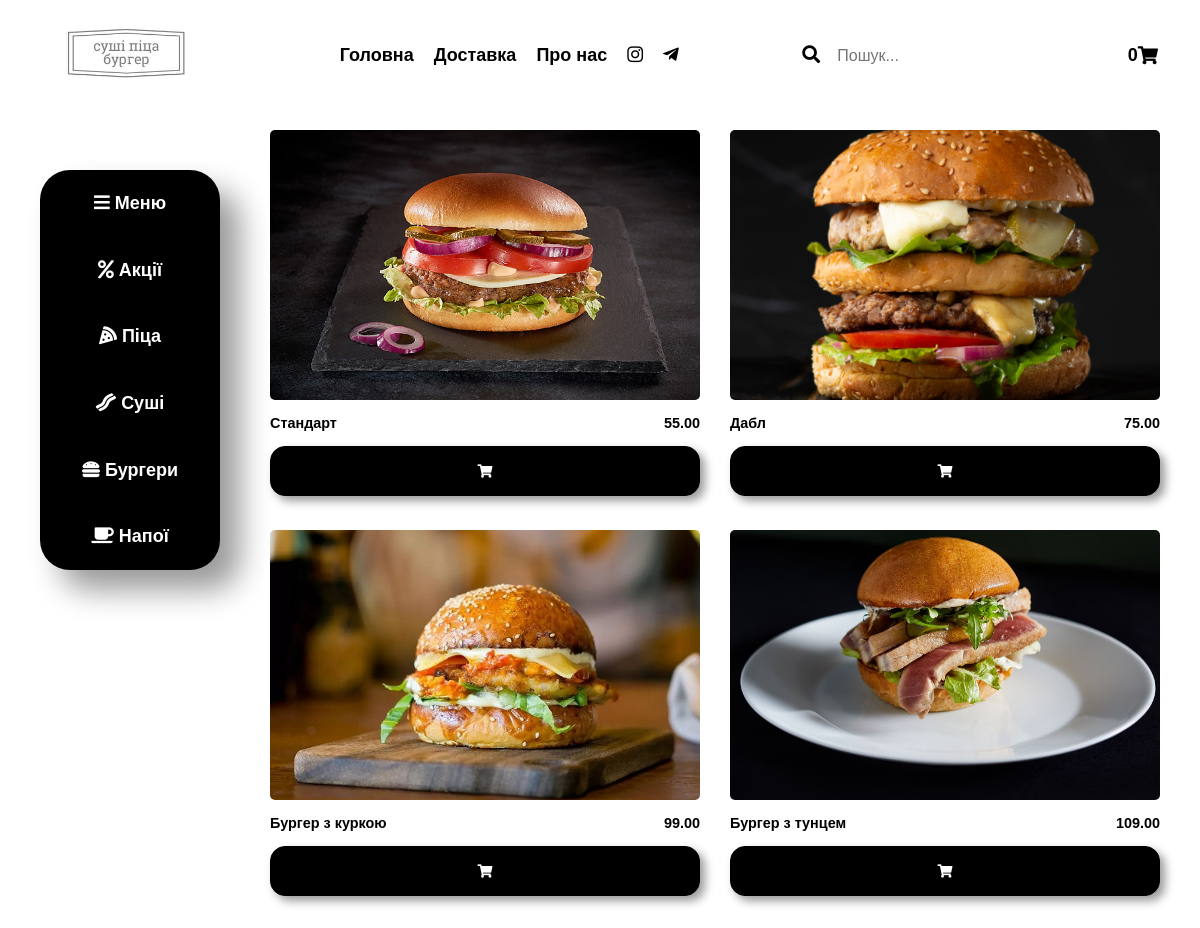
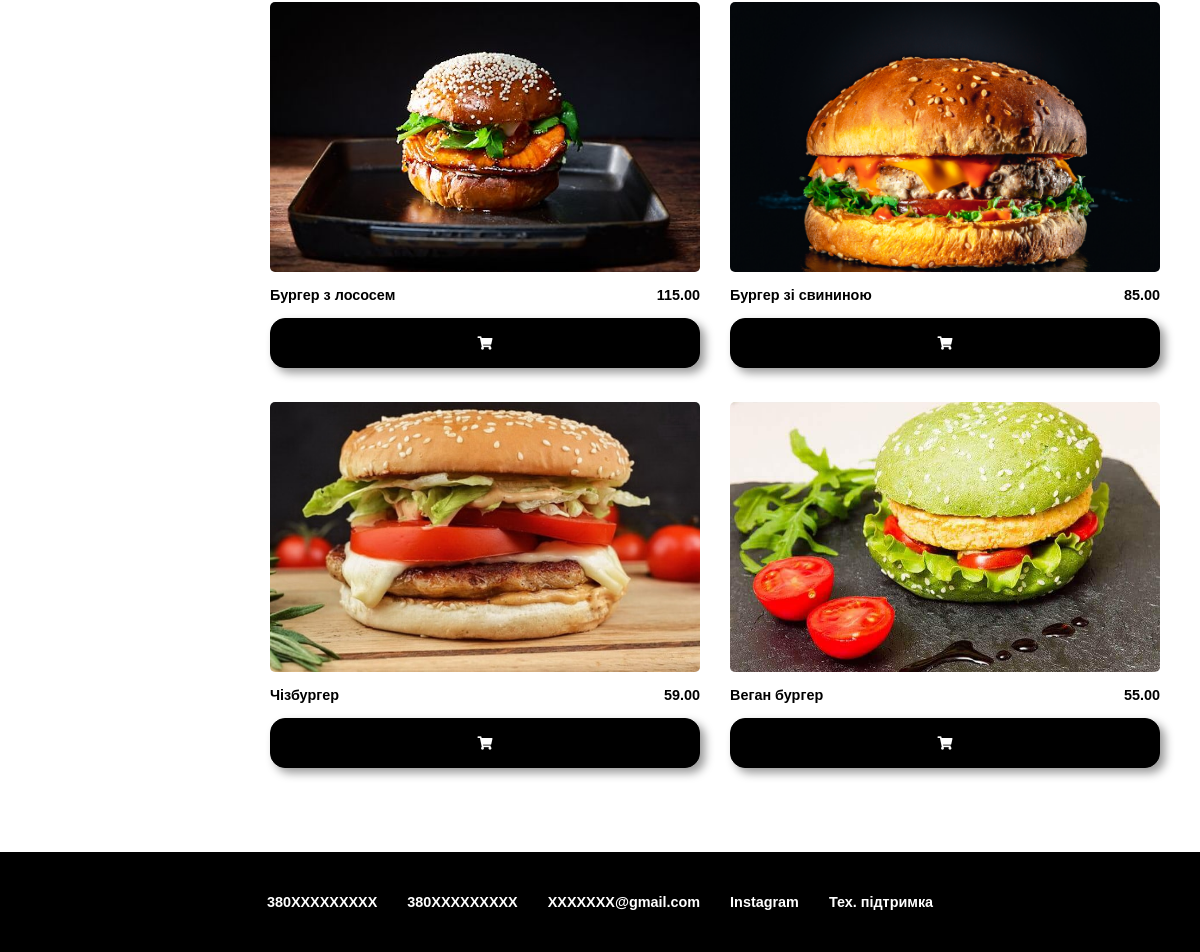
/burger, run on the app's committed database (2 pictures, top to bottom).
### main/models.py (models this page shows, shortened)
class Product(models.Model):
    name = models.CharField(max_length = 50, db_index = True, verbose_name = "Имя")
    info = models.CharField(max_length = 200, verbose_name = "Описание")
    category = models.ForeignKey(Category, verbose_name = "Категория", on_delete = models.PROTECT)
    price = models.DecimalField(max_digits = 10, decimal_places = 2, verbose_name = "Price(грн.)")
    image = models.ImageField(upload_to = 'photos', verbose_name = "Фото продукта")
    show = models.BooleanField(verbose_name='Видимость', default=True)
    created = models.DateTimeField(auto_now_add = True)
    updated = models.DateTimeField(auto_now = True)
    class Meta:
        verbose_name = "Продукт"
        verbose_name_plural = "Продукты"

### main/views.py (the view)
# urls.py: path('burger',views.burger, name='burger')
def burger(request):
    context = Product.objects.all()
    category = Category.objects.get(pk = 2)
    return render(request,'main/burger.html',{'context':context, 'category': category})

### main/templates/main/burger.html
{% extends "main/main.html" %}
{% block content %}
<div class="container-item">
	{% for item in context%}
		{% if item.category == category %}
			<div class="item">
				<div class="food_img">
					<img src="media/{{ item.image }}">
				</div>
				<div class="info_food">
					<p class="name_food">{{item.name}}</p>
					<p class="price">{{item.price}}</p>
				</div>
				<button class="shopping-cart" title="Добавити у кошик"><i class="fa fa-shopping-cart"></i></button>
			</div>
		{% endif %}
	{% endfor %}
</div>
{% endblock content %}

### main/static/main/css/main.css (style rules this page uses)
* { margin: 0; padding: 0; }
html { font-family: 'Mulish', sans-serif; font-weight: 600; font-size: 18px; }
.container-item { display: grid; width: 100%; grid-template-columns: repeat(auto-fit, minmax(300px, 1fr)); grid-gap: 30px; grid-auto-rows: 370px; }
.item { padding: 0px 0px 0px 0px; }
.food_img { height: 270px; width: 100%; overflow: hidden; border-radius: 5px; }
.food_img img { width: 100%; height: 100%; object-fit: cover; }
.info_food { margin: 15px 0; display: flex; justify-content: space-between; }
.name_food { text-align: left; font-size: 0.8em; }
.price { text-align: right; font-size: 0.8em; }
.shopping-cart { width: 100%; height: 50px; background: black; color: white; border-radius: 15px; border: 1px solid #000; cursor: pointer; box-shadow: 5px 5px 10px rgba(0,0,0,0.4); }

### main/static/main/css/style.css (style rules this page uses)
* { margin: 0; padding: 0; }
html { font-family: 'Mulish', sans-serif; font-weight: 600; font-size: 18px; }
.container-item { display: grid; width: 100%; grid-template-columns: repeat(auto-fit, minmax(300px, 1fr)); grid-gap: 30px; grid-auto-rows: 370px; }
.item { padding: 0px 0px 0px 0px; }
.food_img { height: 270px; overflow: hidden; border-radius: 5px; }
.food_img img { width: 100%; height: 100%; object-fit: cover; }
.info_food { margin: 15px 0; display: flex; justify-content: space-between; }
.name_food { text-align: left; font-size: 0.8em; }
.price { text-align: right; font-size: 0.8em; }
.shopping-cart { width: 100%; height: 50px; background: black; color: white; border-radius: 15px; border: 1px solid #000; cursor: pointer; box-shadow: 5px 5px 10px rgba(0,0,0,0.4); }

### data on the page
Product: image (picture), name "Стандарт", price "55.00"
Product: image (picture), name "Дабл", price "75.00"
Product: image (picture), name "Бургер з куркою", price "99.00"
Product: image (picture), name "Бургер з тунцем", price "109.00"
Product: image (picture), name "Бургер з лососем", price "115.00"
Product: image (picture), name "Бургер зі свининою", price "85.00"
Product: image (picture), name "Чізбургер", price "59.00"
Product: image (picture), name "Веган бургер", price "55.00"
